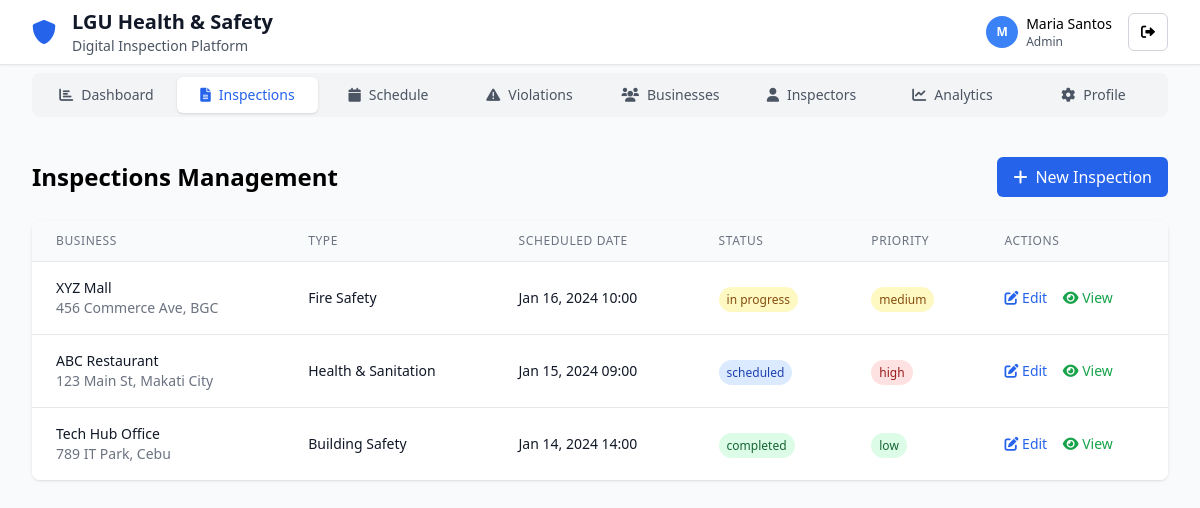
The app's page /admin/inspections.php (signed in), older data.
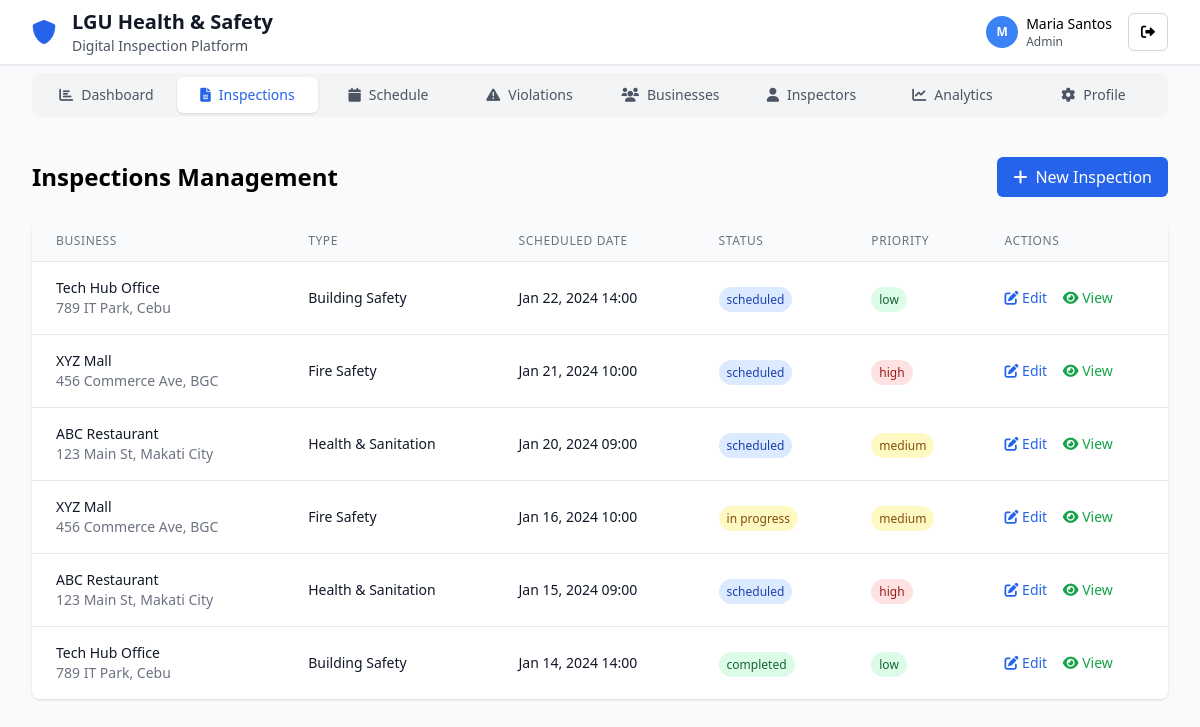
The same page, newer data.
### tables this page shows
CREATE TABLE users (
    id INT PRIMARY KEY AUTO_INCREMENT,
    name VARCHAR(255) NOT NULL,
    email VARCHAR(255) UNIQUE NOT NULL,
    password VARCHAR(255) NOT NULL,
    role ENUM('super_admin', 'admin', 'inspector', 'business_owner', 'community_user') NOT NULL DEFAULT 'inspector',
    avatar VARCHAR(255) NULL,
    department VARCHAR(255) NULL,
    certification VARCHAR(255) NULL,
    created_at TIMESTAMP DEFAULT CURRENT_TIMESTAMP,
    updated_at TIMESTAMP DEFAULT CURRENT_TIMESTAMP ON UPDATE CURRENT_TIMESTAMP,
    INDEX idx_email (email),
    INDEX idx_role (role)
);

CREATE TABLE inspections (
    id INT PRIMARY KEY AUTO_INCREMENT,
    business_id INT NOT NULL,
    inspector_id INT NULL,
    inspection_type_id INT NOT NULL,
    scheduled_date DATETIME NOT NULL,
    completed_date DATETIME NULL,
    status ENUM('scheduled', 'in_progress', 'completed', 'overdue') NOT NULL DEFAULT 'scheduled',
    priority ENUM('low', 'medium', 'high') NOT NULL DEFAULT 'medium',
    compliance_score INT NULL,
    total_violations INT DEFAULT 0,
    notes TEXT NULL,
    created_at TIMESTAMP DEFAULT CURRENT_TIMESTAMP,
    updated_at TIMESTAMP DEFAULT CURRENT_TIMESTAMP ON UPDATE CURRENT_TIMESTAMP,
    FOREIGN KEY (business_id) REFERENCES businesses(id) ON DELETE CASCADE,
    FOREIGN KEY (inspector_id) REFERENCES users(id) ON DELETE SET NULL,
    FOREIGN KEY (inspection_type_id) REFERENCES inspection_types(id) ON DELETE CASCADE,
    INDEX idx_business (business_id),
    INDEX idx_inspector (inspector_id),
    INDEX idx_status (status),
    INDEX idx_scheduled_date (scheduled_date)
);

CREATE TABLE businesses (
    id INT PRIMARY KEY AUTO_INCREMENT,
    name VARCHAR(255) NOT NULL,
    address TEXT NOT NULL,
    owner_id INT NULL,
    inspector_id INT NULL,
    contact_number VARCHAR(20) NULL,
    email VARCHAR(255) NULL,
    business_type VARCHAR(100) NULL,
    registration_number VARCHAR(100) NULL,
    establishment_date DATE NULL,
    inspection_frequency ENUM('weekly', 'monthly', 'quarterly') DEFAULT 'monthly',
    last_inspection_date DATE NULL,
    next_inspection_date DATE NULL,
    is_compliant BOOLEAN DEFAULT TRUE,
    compliance_score INT DEFAULT 100,
    created_at TIMESTAMP DEFAULT CURRENT_TIMESTAMP,
    updated_at TIMESTAMP DEFAULT CURRENT_TIMESTAMP ON UPDATE CURRENT_TIMESTAMP,
    FOREIGN KEY (owner_id) REFERENCES users(id) ON DELETE SET NULL,
    FOREIGN KEY (inspector_id) REFERENCES users(id) ON DELETE SET NULL,
    INDEX idx_name (name),
    INDEX idx_business_type (business_type),
    INDEX idx_compliance (is_compliant),
    INDEX idx_next_inspection (next_inspection_date)
);

CREATE TABLE inspection_types (
    id INT PRIMARY KEY AUTO_INCREMENT,
    name VARCHAR(100) NOT NULL,
    description TEXT NULL,
    created_at TIMESTAMP DEFAULT CURRENT_TIMESTAMP,
    UNIQUE KEY unique_name (name)
);

### models/User.php (called while the page is built, shortened)
<?php
class User {
    private $conn;
    private $table_name = "users";
    public $id;
    public function __construct($db) {
        $this->conn = $db;
    }
    public function readOne() {
        $query = "SELECT * FROM " . $this->table_name . " WHERE id = ? LIMIT 0,1";
        $stmt = $this->conn->prepare($query);
        $stmt->bindParam(1, $this->id);
        $stmt->execute();
        $row = $stmt->fetch(PDO::FETCH_ASSOC);
        if ($row) {
            $this->name = $row['name'];
            $this->role = $row['role'];
            return true;
        }
        return false;
    }
}
?>

### models/Inspection.php (called while the page is built, shortened)
<?php
class Inspection {
    private $conn;
    private $table_name = "inspections";
    public function __construct($db) {
        $this->conn = $db;
    }
    public function readAll() {
        $query = "SELECT i.*, b.name as business_name, b.address as business_address,
                         it.name as inspection_type, u.name as inspector_name
                  FROM " . $this->table_name . " i
                  LEFT JOIN businesses b ON i.business_id = b.id
                  LEFT JOIN inspection_types it ON i.inspection_type_id = it.id
                  LEFT JOIN users u ON i.inspector_id = u.id
                  ORDER BY i.scheduled_date DESC";
        $stmt = $this->conn->prepare($query);
        $stmt->execute();
        return $stmt;
    }
}
?>

### admin/inspections.php (the view, shortened to what the rows shown need)
<?php
require_once '../models/User.php';
require_once '../models/Inspection.php';
$database = new Database();
$db = $database->getConnection();
$inspection = new Inspection($db);
$inspections = $inspection->readAll();
?>
<!DOCTYPE html>
<html lang="en">
<head>
    <script src="https://cdn.tailwindcss.com"></script>
    <link href="https://cdnjs.cloudflare.com/ajax/libs/font-awesome/6.0.0/css/all.min.css" rel="stylesheet">
</head>
<body class="min-h-screen bg-gray-50">
    <?php include '../includes/navigation.php'; ?>
    <div class="max-w-7xl mx-auto px-4 sm:px-6 lg:px-8 py-4 sm:py-8">
        <div class="flex justify-between items-center mb-6">
            <h2 class="text-2xl font-bold">Inspections Management</h2>
        </div>
        <div class="bg-white rounded-lg shadow overflow-hidden">
            <table class="min-w-full divide-y divide-gray-200">
                <thead class="bg-gray-50">
                    <tr>
                        <th class="px-6 py-3 text-left text-xs font-medium text-gray-500 uppercase tracking-wider">Business</th>
                        <th class="px-6 py-3 text-left text-xs font-medium text-gray-500 uppercase tracking-wider">Type</th>
                        <th class="px-6 py-3 text-left text-xs font-medium text-gray-500 uppercase tracking-wider">Scheduled Date</th>
                        <th class="px-6 py-3 text-left text-xs font-medium text-gray-500 uppercase tracking-wider">Status</th>
                        <th class="px-6 py-3 text-left text-xs font-medium text-gray-500 uppercase tracking-wider">Priority</th>
                        <th class="px-6 py-3 text-left text-xs font-medium text-gray-500 uppercase tracking-wider">Actions</th>
                    </tr>
                </thead>
                <tbody class="bg-white divide-y divide-gray-200">
                    <?php while ($row = $inspections->fetch(PDO::FETCH_ASSOC)): ?>
                    <tr>
                        <td class="px-6 py-4 whitespace-nowrap">
                            <div class="text-sm font-medium text-gray-900"><?php echo $row['business_name']; ?></div>
                            <div class="text-sm text-gray-500"><?php echo $row['business_address']; ?></div>
                        </td>
                        <td class="px-6 py-4 whitespace-nowrap text-sm text-gray-900"><?php echo $row['inspection_type']; ?></td>
                        <td class="px-6 py-4 whitespace-nowrap text-sm text-gray-900"><?php echo date('M j, Y H:i', strtotime($row['scheduled_date'])); ?></td>
                        <td class="px-6 py-4 whitespace-nowrap">
                            <span class="px-2 py-1 text-xs font-medium rounded-full
                                <?php echo $row['status'] == 'scheduled' ? 'bg-blue-100 text-blue-800' :
                                       ($row['status'] == 'in_progress' ? 'bg-yellow-100 text-yellow-800' :
                                       ($row['status'] == 'completed' ? 'bg-green-100 text-green-800' : 'bg-red-100 text-red-800')); ?>">
                                <?php echo str_replace('_', ' ', $row['status']); ?>
                            </span>
                        </td>
                        <td class="px-6 py-4 whitespace-nowrap">
                            <span class="px-2 py-1 text-xs font-medium rounded-full
                                <?php echo $row['priority'] == 'high' ? 'bg-red-100 text-red-800' :
                                       ($row['priority'] == 'medium' ? 'bg-yellow-100 text-yellow-800' : 'bg-green-100 text-green-800'); ?>">
                                <?php echo $row['priority']; ?>
                            </span>
                        </td>
                        <td class="px-6 py-4 whitespace-nowrap text-sm font-medium">
                            <a href="inspection_form.php?id=<?php echo $row['id']; ?>" class="text-blue-600 hover:text-blue-900 mr-3">
                                <i class="fas fa-edit"></i> Edit
                            </a>
                            <a href="inspection_view.php?id=<?php echo $row['id']; ?>" class="text-green-600 hover:text-green-900">
                                <i class="fas fa-eye"></i> View
                            </a>
                        </td>
                    </tr>
                    <?php endwhile; ?>
                </tbody>
            </table>
        </div>
    </div>
</body>
</html>

### includes/navigation.php (shortened to what the rows shown need)
<?php
require_once '../models/User.php';
if (isset($_SESSION['user_id'])) {
    $database = new Database();
    $db = $database->getConnection();
    $user = new User($db);
    $user->id = $_SESSION['user_id'];
    $user->readOne();
}
?>
<header class="bg-white shadow-sm border-b">
    <div class="max-w-7xl mx-auto px-4 sm:px-6 lg:px-8">
        <div class="flex justify-between items-center h-16">
            <div class="flex items-center space-x-2 sm:space-x-4 min-w-0 flex-1">
                <div class="min-w-0 flex-1">
                    <h1 class="text-sm sm:text-xl font-bold text-gray-900 truncate">LGU Health & Safety</h1>
                </div>
            </div>
            <div class="flex items-center space-x-1 sm:space-x-4 flex-shrink-0">
                <?php if (isset($_SESSION['user_id'])): ?>
                <div class="flex items-center space-x-2">
                    <div class="w-8 h-8 bg-blue-500 rounded-full flex items-center justify-center text-white text-xs font-bold">
                        <?php echo substr($user->name, 0, 1); ?>
                    </div>
                    <div class="hidden lg:block">
                        <p class="text-sm font-medium"><?php echo $user->name; ?></p>
                        <p class="text-xs text-gray-600"><?php echo ucfirst(str_replace('_', ' ', $user->role)); ?></p>
                    </div>
                </div>
                <?php if ($user->role == 'admin' || $user->role == 'super_admin' || $user->role == 'inspector'): ?>
                <a href="admin_logout.php" class="bg-white border border-gray-300 rounded-md px-3 py-2 text-sm">
                    <i class="fas fa-sign-out-alt"></i>
                </a>
                <?php else: ?>
                <a href="user_logout.php" class="bg-white border border-gray-300 rounded-md px-3 py-2 text-sm">
                    <i class="fas fa-sign-out-alt"></i>
                </a>
                <?php endif; ?>
                <?php else: ?>
                <a href="public_login.php" class="bg-blue-600 text-white rounded-md px-4 py-2 text-sm hover:bg-blue-700">
                    Login
                </a>
                <?php endif; ?>
            </div>
        </div>
    </div>
</header>

Row changes from the older to the newer data that the page shows:
added inspections: business.name "Tech Hub Office", business.address "789 IT Park, Cebu", inspection_type.name "Building Safety", scheduled_date "Jan 22, 2024 14:00", status "scheduled", priority "low"
added inspections: business.name "XYZ Mall", business.address "456 Commerce Ave, BGC", inspection_type.name "Fire Safety", scheduled_date "Jan 21, 2024 10:00", status "scheduled", priority "high"
added inspections: business.name "ABC Restaurant", business.address "123 Main St, Makati City", inspection_type.name "Health & Sanitation", scheduled_date "Jan 20, 2024 09:00", status "scheduled", priority "medium"
